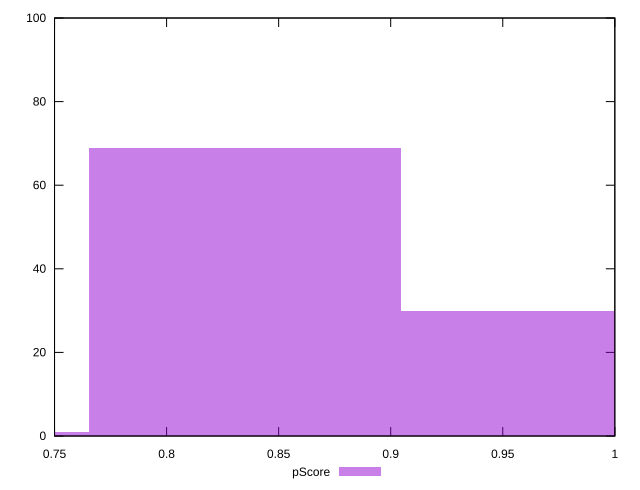

Generate this figure with gnuplot:
reset

$pScore <<EOF
0.6958534879511257 1
0.8350241855413507 69
0.9741948831315759 30
EOF

set key outside below
set boxwidth 0.13917069759022513
set xrange [0.75:1]
set yrange [0:100]
set trange [0:100]
set style fill transparent solid 0.5 noborder
set terminal svg size 640, 490 enhanced background rgb 'white'
set output "reports/report_00031_2021-02-24T23-18-18.084Z/unminified-javascript/samples/astro/pScore/histogram.svg"

plot $pScore title "pScore" with boxes

reset
